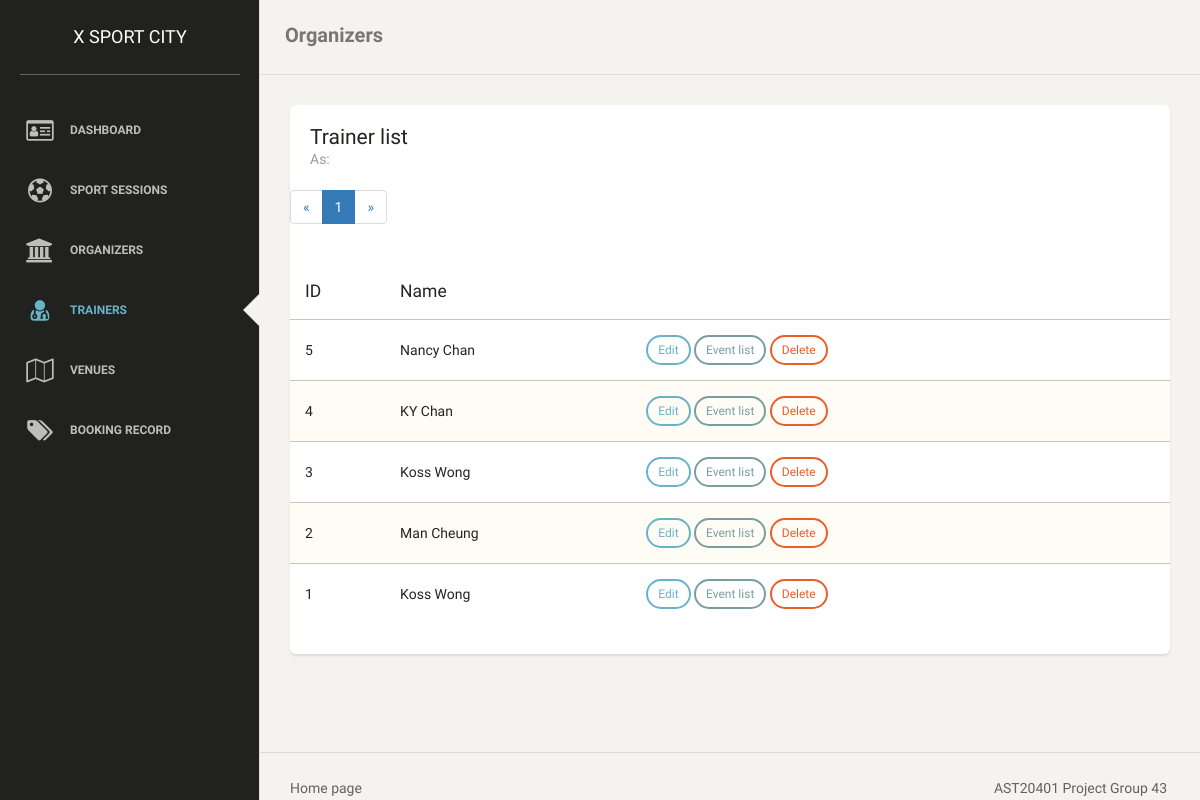
Page /index.php/admin/trainer on the earlier database version.
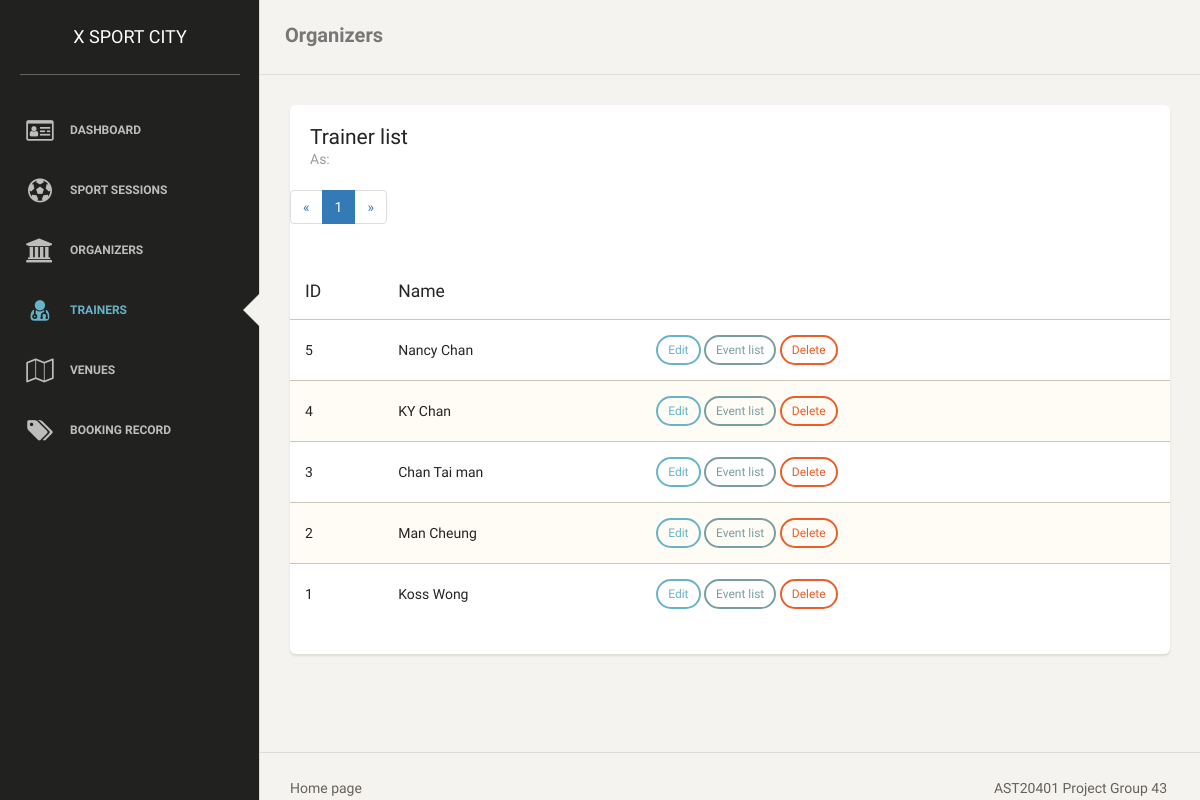
Same page on the later database version.
### tables this page shows
CREATE TABLE `trainers` (
  `trainer_id` int(11) UNSIGNED NOT NULL,
  `trainer_name` varchar(255) NOT NULL,
  `trainer_intro` varchar(255) NOT NULL
);

### application/controllers/admin.php (called while the page is built, shortened)
<?php if ( ! defined('BASEPATH')) exit('No direct script access allowed');
class admin extends CI_Controller {
    public function trainer(){
      $this->load->database();
      $page = isset($_GET["page"]) ? $_GET["page"] : 1;
      $results_per_page = 10;
      $start_from = ($page-1) * $results_per_page;
      $sql_string = "SELECT t.* "
          . "FROM trainers AS t "
          . "ORDER BY t.trainer_id DESC "
          . "LIMIT $start_from, $results_per_page";
      $sql_query = $this->db->query($sql_string);
      $result = $this->db->query("SELECT COUNT(trainer_id) AS total FROM trainers;");
      $row = $result->row();
      $data["total_pages"] = ceil($row->total / $results_per_page);
      $data["current_page"] = $page;
      $data["query_listing"] = $sql_query;
      $this->load->view('admin_header', $data);
      $this->load->view('admin_nav', $data);
      $this->load->view('admin_trainer', $data);
      $this->load->view('admin_footer', $data);
    }
}

### index.php (called while the page is built, shortened)
<?php
require_once BASEPATH.'core/CodeIgniter.php';

### application/views/admin_trainer.php (the view, shortened to what this page needs)
<nav class="navbar navbar-default">
    <div class="container-fluid">
        <div class="navbar-header">
            <a class="navbar-brand" href="#">Organizers</a>
        </div>
    </div>
</nav>
<div class="content">
    <div class="container-fluid">
        <div class="row">
            <div class="col-md-12">
                <div class="card">
                    <div class="header">
                        <h4 class="title">Trainer list</h4>
                        <p class="category">As:</p>
                    </div>
                    <ul class="pagination">
                        <li><a href="#">&laquo;</a></li>
                    <?php
                    for ($i=1; $i<=$total_pages; $i++) {
                        echo "<li";
                        if($current_page == $i){
                            echo ' class="active"';
                        }
                        echo "><a href='./user?page=".$i."'>".$i."</a></li>";
                    };
                    ?>
                        <li><a href="#">&raquo;</a></li>
                    </ul>
                    <div class="content table-responsive table-full-width">
                        <table class="table table-striped">
                            <thead>
                            <th>ID</th>
                            <th>Name</th>
                            <th></th>
                            </thead>
                            <tbody>
                            <?php
                            foreach ($query_listing->result() as $row) {
                                echo '<tr>
                                <td>'.$row->trainer_id.'</td>
                                <td>'.$row->trainer_name.'</td>
                                <td>
                                <a href="./organizer_edit?id='.$row->trainer_id.'" class="btn btn-info btn-sm" role="button">Edit</a>
                                    <button class="btn btn-primary btn-sm">Event list</button>
                                    <button class="btn btn-danger btn-sm">Delete</button>
                                </td>
                            </tr>';
                            }
                            ?>
                            </tbody>
                        </table>
                    </div>
                </div>
            </div>
        </div>
    </div>
</div>

Differences in the rows shown:
changed trainers id 3: trainer_name "Koss Wong" → "Chan Tai man"
